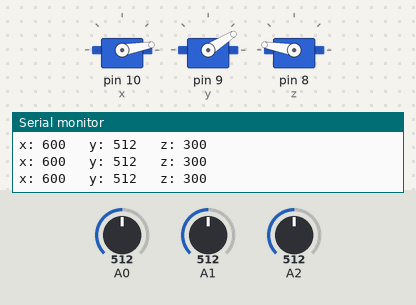
Simulated run of this sketch. Board: Arduino Uno, built with avr-gcc and run on an emulated ATmega328P. Shown: 3 × servo, the last lines printed to the serial monitor. The test bench sets the inputs (shaded band); at power-on: A0 = 512, A1 = 512, A2 = 512.

Above: at 1.2 s.
1.3 s: A0 set to 716
At 1.8 s:
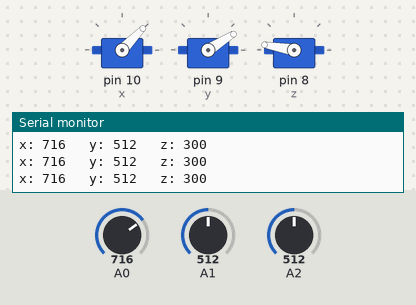
2.8 s: A1 set to 716
At 3.6 s:
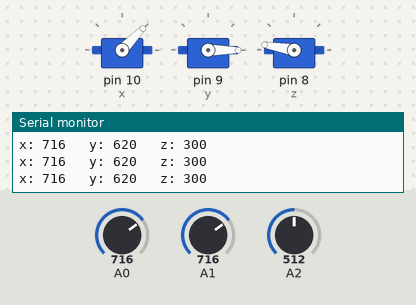
4.3 s: A2 set to 290
At 5.5 s:
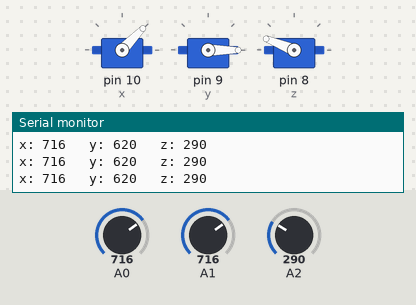
5.8 s: A2 set to 122
At 6.2 s:
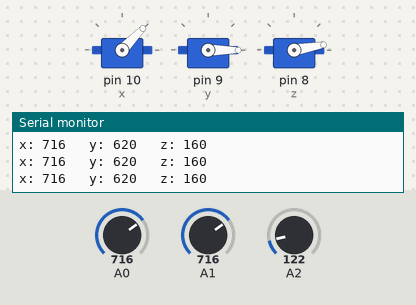
7.3 s: A0 set to 900
At 7.9 s:
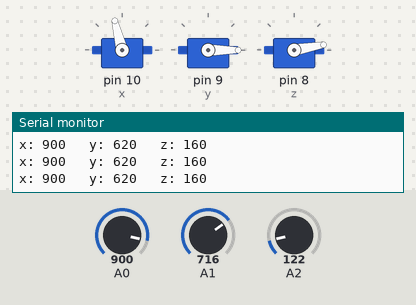
8.8 s: A1 set to 511
At 9.8 s:
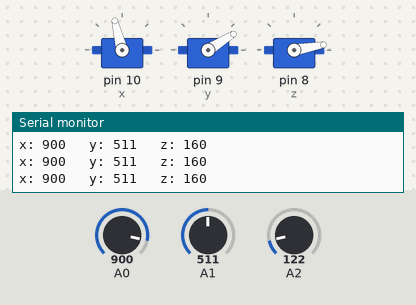
Timing chart, 0 to 11.3 s (numbered marks = the images above; inputs shaded):
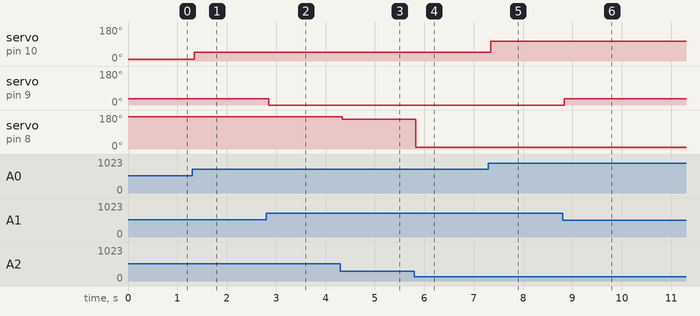

Measured:
- after the input at 1.3 s, servo on pin 10 (x): 10° → 46° at once
- after the input at 2.8 s, servo on pin 9 (y): 32° → 0° after 0.05 s
- after the input at 4.3 s, servo on pin 8 (z): 170° → 158° at once
- after the input at 5.8 s, servo on pin 8 (z): 158° → 10° at once
- after the input at 7.3 s, servo on pin 10 (x): 46° → 104° after 0.05 s
- after the input at 8.8 s, servo on pin 9 (y): 0° → 32° at once

The sketch:

RoboArm.ino
```cpp
#include <Servo.h>
Servo x;
Servo y;
Servo z;

int minx=600;
int miny=30;
int minz=160;

int maxx=950;
int maxy=620;
int maxz=300;

  int potx=0;
  int poty=0;
  int potz=0;

  int posx=0;
  int posy=0;
  int posz=0;

void setup()
{
  Serial.begin(9600);

 x.attach(10);
 y.attach(9);
 z.attach(8);


}

void loop()
{
  potx=analogRead(A0);
  poty=analogRead(A1);
  potz=analogRead(A2);


  if(potx<minx)
  potx=minx;
  if(poty<miny)
  poty=miny;
  if(potz<minz)
  potz=minz;

  if(potx>maxx)
  potx=maxx;
  if(poty>maxy)
  poty=maxy;
  if(potz>maxz)
  potz=maxz;

  posx=map(potx,minx,maxx,10,120);
  posy=map(poty,miny,maxy,170,0);
  posz=map(potz,minz,maxz,10,170);

  Serial.print("x: ");
  Serial.print(potx);
  Serial.print("   y: ");
  Serial.print(poty);
  Serial.print("   z: ");
  Serial.print(potz);
  Serial.println(" ");


 x.write(posx);
 y.write(posy);
 z.write(posz);

}
```
